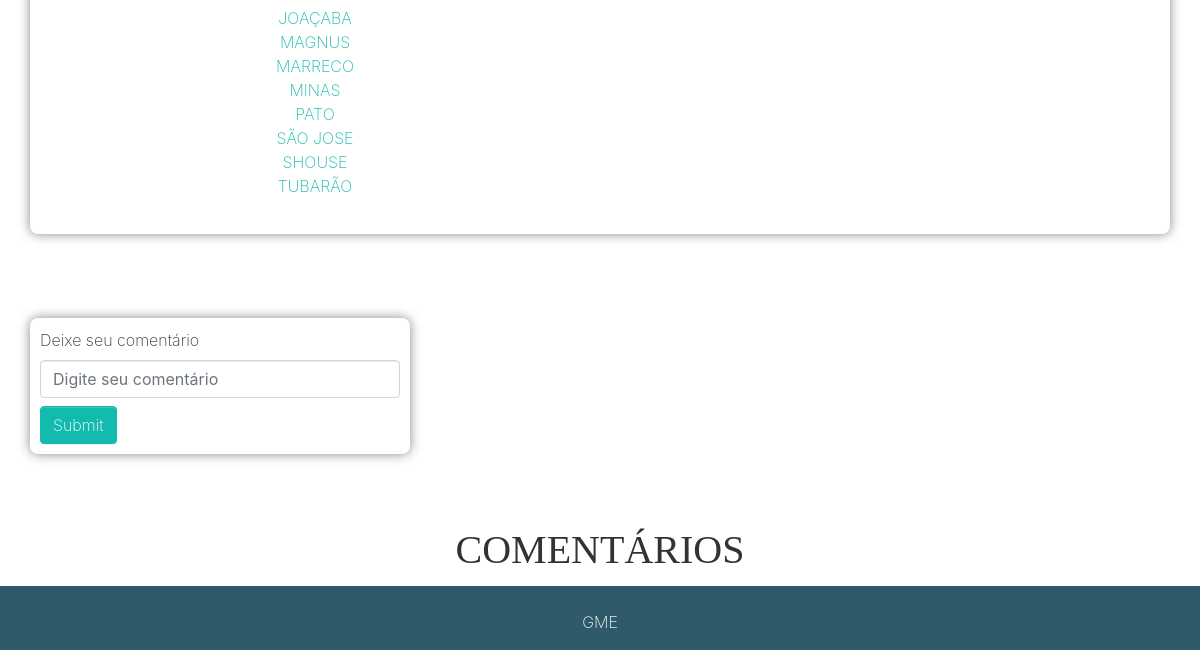
The page /app/controller/LigaController.php?rota=ver&id=9 (lower part) on the database as committed earlier.
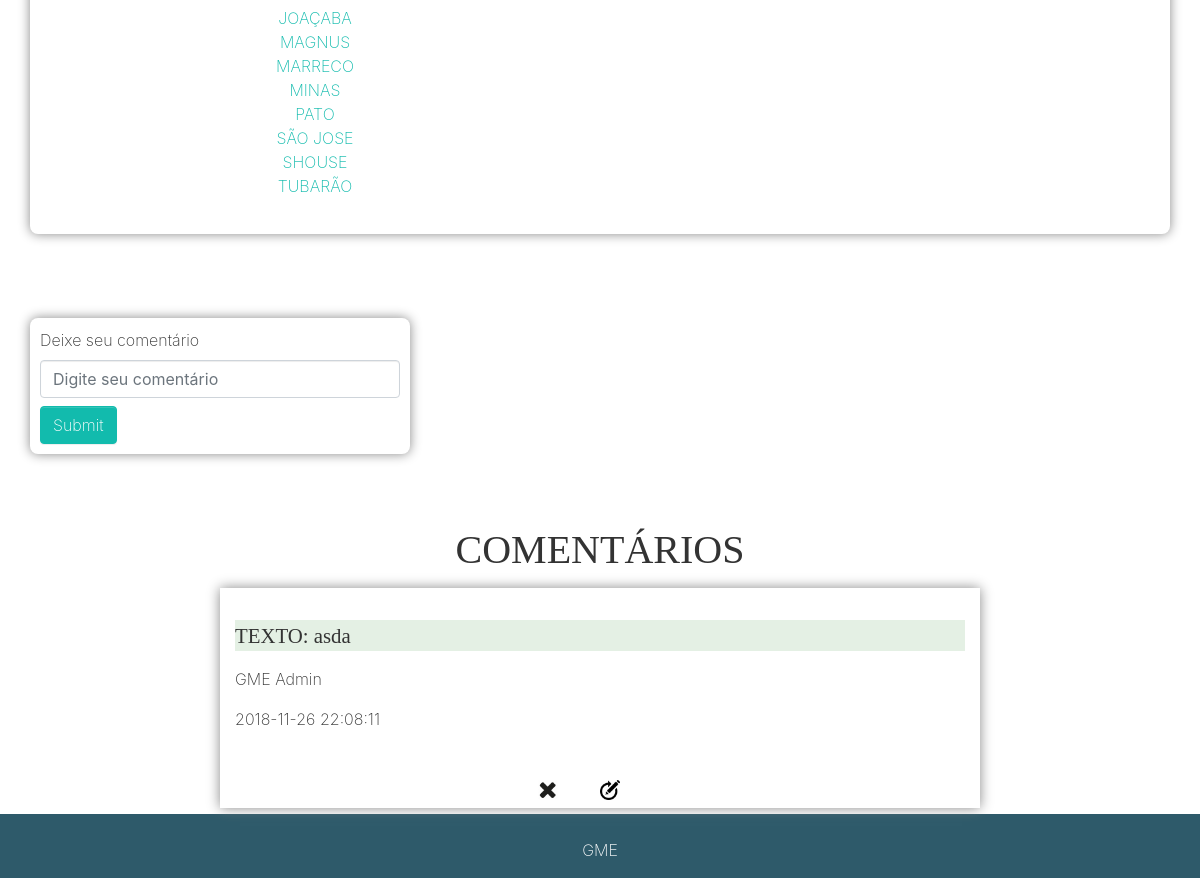
The same page on the database as committed later.
### tables this page shows
CREATE TABLE `equipes` (
  `titulos` varchar(1000) NOT NULL,
  `id_equipe` int(10) NOT NULL,
  `fundacao` varchar(50) NOT NULL,
  `nome_equipe` varchar(35) NOT NULL,
  `numero_torcedores` varchar(250) NOT NULL,
  `icon_equipe` varchar(1000) DEFAULT NULL
);

CREATE TABLE `comentar_liga` (
  `id_comentario` int(11) NOT NULL,
  `id_liga` int(11) NOT NULL,
  `id_usuario` int(10) NOT NULL,
  `txt_comentario` text NOT NULL,
  `dt_comentario` timestamp NOT NULL DEFAULT CURRENT_TIMESTAMP
);

CREATE TABLE `usuario` (
  `email` varchar(40) NOT NULL,
  `senha` varchar(64) NOT NULL,
  `id_usuario` int(10) NOT NULL,
  `nome_usuario` varchar(64) NOT NULL,
  `tipo_usuario_id_tipo_usuario` int(10) NOT NULL,
  `verificado` int(1) DEFAULT NULL,
  `id_pass` varchar(30) NOT NULL
);

### app/database/Conexao.php (called while the page is built, shortened)
<?php
class Conexao
{
    public static function getConexao(){
        $conexao = new PDO("mysql:host=".self::HOST.";dbname=".self::NOMEBANCO.";charset=utf8", self::USUARIO, self::SENHA);
        return $conexao;
    }
}

### app/crud/CrudLiga.php (called while the page is built, shortened)
<?php
require_once __DIR__ . "/../model/Liga.php";
require_once __DIR__ . "/../database/Conexao.php";
require_once __DIR__ . "/../model/Equipe.php";
require_once __DIR__ . "/../model/ComentarLiga.php";
require_once __DIR__ . "/../crud/CrudUsuario.php";
class CrudLiga
{
    private $conexao;
    public function __construct()
    {
        $this->conexao = Conexao::getConexao();
    }
    public function getLiga($id)
    {
        $sql = "SELECT * FROM ligas WHERE id_liga =" . "{$id}";
        $liga = $consulta = $this->conexao->query($sql)->fetch(PDO::FETCH_ASSOC);
        $ligaObjeto = new Liga($liga['nome_liga'], $liga['historia'], $liga['fundacao'], $liga['regulamento'], $liga['pais'], $liga['id_liga'], $liga['esporte_id_esporte'], $liga['icon_liga']);
        return $ligaObjeto;
    }
    public function getEquipes($id)
    {
        $sql = "SELECT equipes.nome_equipe, equipes.id_equipe, equipes.titulos, equipes.fundacao, equipes.numero_torcedores, equipes.icon_equipe FROM `equipes`, ligas, equipes_ligas WHERE equipes_ligas.id_equipe = equipes.id_equipe AND equipes_ligas.id_liga = ligas.id_liga AND equipes_ligas.id_liga = {$id}";
        $equipes = $consulta = $this->conexao->query($sql)->fetchAll(PDO::FETCH_ASSOC);
        $equipesObjs = array();
        foreach ($equipes as $equipe) {
            $nome = $equipe['nome_equipe'];
            $id = $equipe['id_equipe'];
            $titulos = $equipe['titulos'];
            $fundacao = $equipe['fundacao'];
            $num_torcedores = $equipe['numero_torcedores'];
            $foto = $equipe['icon_equipe'];
            $equipeObj = new Equipe($id, $titulos, $fundacao, $nome, $num_torcedores, $foto);
            $equipesObjs[] = $equipeObj;
        }
        return $equipesObjs;
    }
    public function getComentariosPorLigaLimitado(Liga $c)
    {
        $sql = "SELECT * FROM `comentar_liga` WHERE `id_liga` = '{$c->getIdLiga()}'  ORDER BY `comentar_liga`.`dt_comentario` DESC LIMIT 5 ";
        $comentarios = $this->conexao->query($sql)->fetchAll(PDO::FETCH_ASSOC);
        $comentariosArrayObj = [];
        foreach ($comentarios as $comentario) {
            $id_liga = $comentario['id_liga'];
            $id_usuario = $comentario['id_usuario'];
            $txt_comentario = $comentario['txt_comentario'];
            $dt_comentario = $comentario['dt_comentario'];
            $id_comentario = $comentario['id_comentario'];
            $comentario = new ComentarLiga($id_liga, $id_usuario, $txt_comentario);
            $comentario->setDtComentario($dt_comentario);
            $comentario->setIdComentario($id_comentario);
            $comentariosArrayObj[] = $comentario;
        }
        return $comentariosArrayObj;
    }
}

### app/model/Equipe.php (called while the page is built, shortened)
<?php
class Equipe
{
    private $id_equipe;
    private $nome_equipe;
    public function getIdEquipe()
    {
        return $this->id_equipe;
    }
    public function setIdEquipe($id_equipe)
    {
        $this->id_equipe = $id_equipe;
    }
    public function getNomeEquipe()
    {
        return $this->nome_equipe;
    }
    public function setNomeEquipe($nome_equipe)
    {
        $this->nome_equipe = $nome_equipe;
    }
}

### app/model/Liga.php (called while the page is built, shortened)
<?php
class Liga
{
    private $id_liga;
    public function getIdLiga()
    {
        return $this->id_liga;
    }
    public function setIdLiga($id_liga)
    {
        $this->id_liga = $id_liga;
    }
}

### app/model/ComentarLiga.php (called while the page is built, shortened)
<?php
class ComentarLiga
{
    private $id_liga;
    private $id_usuario;
    private $txt_comentario;
    private $dt_comentario;
    private $id_comentario = null;
    public function getIdComentario()
    {
        return $this->id_comentario;
    }
    public function setIdComentario($id_comentario)
    {
        $this->id_comentario = $id_comentario;
    }
    public function getIdLiga()
    {
        return $this->id_liga;
    }
    public function setIdLiga($id_liga)
    {
        $this->id_liga = $id_liga;
    }
    public function getIdUsuario()
    {
        return $this->id_usuario;
    }
    public function setIdUsuario($id_usuario)
    {
        $this->id_usuario = $id_usuario;
    }
    public function getTxtComentario()
    {
        return $this->txt_comentario;
    }
    public function setTxtComentario($txt_comentario)
    {
        $this->txt_comentario = $txt_comentario;
    }
    public function getDtComentario()
    {
        return $this->dt_comentario;
    }
    public function setDtComentario($dt_comentario)
    {
        $this->dt_comentario = $dt_comentario;
    }
}

### app/crud/CrudUsuario.php (called while the page is built, shortened)
<?php
require_once __DIR__.'/../database/Conexao.php';
require_once __DIR__.'/../model/Usuario.php';
class CrudUsuario {
    private $conexao;
    public function __construct() {
        $this->conexao = Conexao::getConexao();
    }
    public function getUsuario($id){
        $sql = "SELECT * FROM usuario WHERE id_usuario = '{$id}'";
        $b = $this->conexao->query($sql);
        $resultado = $b->fetchAll(PDO::FETCH_ASSOC);
        foreach($resultado as $user){
            $id_usuario = $user['id_usuario'];
            $nome_usuario = $user['nome_usuario'];
            $senha = $user['senha'];
            $id_tipo_usuario = $user['tipo_usuario_id_tipo_usuario'];
            $email = $user['email'];
            $usuario = new Usuario($nome_usuario, $senha, $email, $id_tipo_usuario, $id_usuario);
        }
        return $usuario;
    }
}

### app/model/Usuario.php (called while the page is built, shortened)
<?php
require_once __DIR__.'/../database/Conexao.php';
class Usuario
{
    private $nome_usuario;
    public function getNomeUsuario()
    {
        return $this->nome_usuario;
    }
    public function setNomeUsuario($nome_usuario)
    {
        $this->nome_usuario = $nome_usuario;
    }
}

### app/view/liga.php (the view, shortened to what the changed rows need)
<!DOCTYPE html>
<html>
<head>
  <link rel="stylesheet" href="https://cdnjs.cloudflare.com/ajax/libs/font-awesome/4.7.0/css/font-awesome.min.css" type="text/css">
  <link rel="stylesheet" href="../../assets/liga.css" type="text/css">
</head>
<body>
    <div class="container py-2">
      <div class="row contentI">
          <div class="col-md-6 conteudo">
              <p class="text-center"><?php foreach ($equipes as $equipe):?>
                      <a href="TimeController.php?rota=ver&id=<?= $equipe->getIdEquipe(); ?>"><?= $equipe->getNomeEquipe(); ?></a><br>
                  <?php endforeach;?>
              </p>
          </div>
  </div>
  </div>
  <div class="">
      <div class="container">
          <div class="row">
              <div class="col-md-4">
                  <h1 class="chamada_comentario">COMENTÁRIOS</h1>
              </div>
          </div>
      </div>
  </div>
  <?php foreach ($comentariosArrayObj as $comentario): ?>
      <div class="container">
  <div id = "comentarios" class="py-1">
      <div class="row">
          <div class="col-md-2"></div>
          <div class="col-md-8 comentario">
          <div class="row">
              <div class="col-md-12">
                  <p id="text_comentario" class="cabecalho lead text-left">TEXTO: <?= $comentario->getTxtComentario() ?> </p>
                  <p id="id_user_comentario" class="  text-left"> <?php $usuarioComentario = $crudU->getUsuario($comentario->getIdUsuario()); echo $usuarioComentario->getNomeUsuario()?></p>
                  <p id="date_comentario" class="  text-left"> <?= $comentario->getDtComentario() ?> </p><br>
                  <div class="row py-1 col-12"><div class="col-6"><a id="exclui_comentario" href="ComentarioController.php?rota=excluir_comentario_liga&id_usuario=<?= $_SESSION['id'] ?>&id_comentario=<?= $comentario->getIdComentario()?>&txt_comentario=<?= $comentario->getTxtComentario()?>&id_liga=<?= $comentario->getIdLiga() ?>&dt_comentario=<?= $comentario->getDtComentario() ?>"><img id="close_icon" src="../../assets/images/close_icon.png" width="20px"></a>
                      </div>
                      <div class="col-6"><a id="edita_comentario" href="ComentarioController.php?rota=edita_comentario_liga&id_usuario=<?= $_SESSION['id']?>&id_comentario=<?= $comentario->getIdComentario()?>&txt_comentario=<?= $comentario->getTxtComentario()?>&id_liga=<?= $comentario->getIdLiga()?>&dt_comentario=<?= $comentario->getDtComentario() ?>"><img id="update_icon" src="../../assets/images/update_icon.png" width="20px"></a>
                      </div>
              </div>
          </div>
          </div>
              <div class="col-md-2"></div>
              </div>
          </div>
      </div>
  </div>
  <?php endforeach;?>
</body>
</html>

Rows that differ between the two databases and show on the page:
added comentar_liga: txt_comentario "asda", id_usuario.nome_usuario "GME Admin", dt_comentario "2018-11-26 22:08:11"
